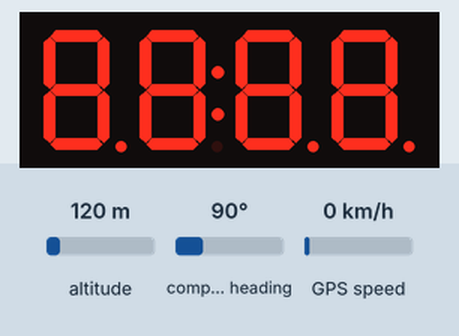
A program run on a simulated Arduino Nano, built with avr-gcc and run on an emulated ATmega328P. Shown: 4-digit seven-segment display. Inputs (shaded band) come from the test bench; at power-on: altitude 120 m, compass heading 90°, GPS speed 0 km/h. The local clock reads 2024-03-15 10:24:30 at power-on unless the program sets it; the GPS gets a fix after 3 s at 37.7749, -122.4194 with 8 satellites.

Above: at 0.1 s.
At 29.1 s:
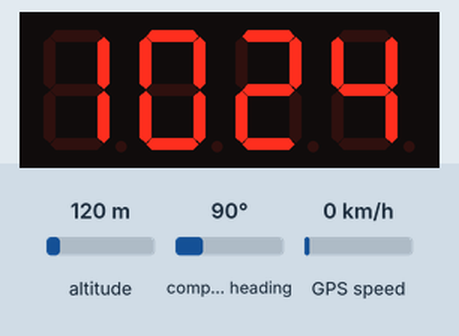
At 63.1 s:
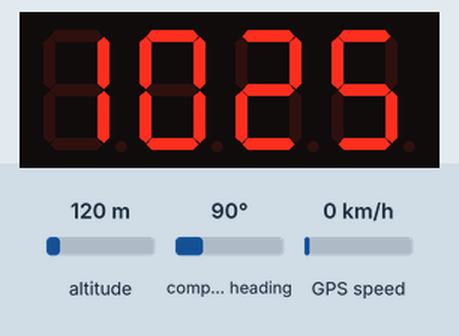
At 128.1 s:
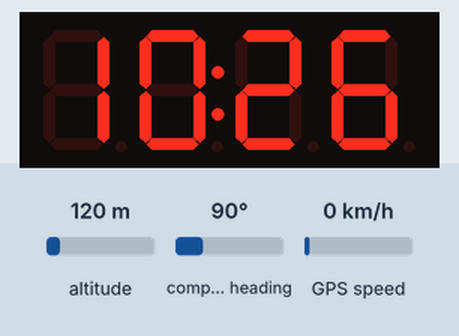

Measured:
- what the display in image 1 shows lasts 1.0 s, from 29.0 s to 30.0 s

The program:

main.cpp
```cpp
#include <Arduino.h>

#include <Timezone.h>
#include <TM1637Display.h>

#include <NeoSWSerial.h>
#include <NMEAGPS.h>

// ------------------------ Application Settings ---------------------- //
#define SHOW_ZERO_IN_HOURS false
#define BLINK_SEPARATOR_ON_GPS_DATA_INPUT true

// Brightness level 0..7
#define LCD_BRIGHTNESS 7

// ------------------------- Lithuania TimeZone ----------------------- //

TimeChangeRule SummerTime = {"Sum", Last, Sun, Mar, 3, 180};
TimeChangeRule WinterTime = {"Win", Last, Sun, Oct, 4, 120};
Timezone timeZone(SummerTime, WinterTime);

// -------------------------------------------------------------------- //

// GPS Module
NMEAGPS gps;
gps_fix fix;
uint8_t awayCount = 100;
NeoSWSerial serialgps(10,11);

// Display Module
#define CLK 9
#define DIO 8
uint8_t displayData[] = { 0xff, 0xff, 0xff, 0xff };
uint8_t displayDataAllSegments[] = { 0xff, 0xff, 0xff, 0xff };
TM1637Display display(CLK, DIO);

int8_t TimeDisp[] = {0x00,0x00,0x00,0x00};
bool SeparatorSymbolValue = true;
unsigned char displayMinute = 88;
unsigned char displayHour = 88;

void countAway() {
  if(awayCount > 5) {
    display.setSegments(displayDataAllSegments);
  }

  if(awayCount < 10) {
    awayCount++;
  }
}

time_t tmConvert_t(int YYYY, byte MM, byte DD, byte hh, byte mm, byte ss = 0)
{
  tmElements_t tmSet;
  tmSet.Year = YYYY - 1970;
  tmSet.Month = MM;
  tmSet.Day = DD;
  tmSet.Hour = hh;
  tmSet.Minute = mm;
  tmSet.Second = ss;
  return makeTime(tmSet);
}

void updateTime() {
  time_t timeObject = tmConvert_t(fix.dateTime.year, fix.dateTime.month, fix.dateTime.date, fix.dateTime.hours, fix.dateTime.minutes, fix.dateTime.seconds);
  time_t local = timeZone.toLocal(timeObject);
  displayHour = hour(local);
  displayMinute = fix.dateTime.minutes;
}

void setupTimers() {
  cli();

  // set timer1 interrupt at 1Hz
  TCCR1A = 0;// set entire TCCR1A register to 0
  TCCR1B = 0;// same for TCCR1B
  TCNT1  = 0;//initialize counter value to 0
  // set compare match register for 1hz increments
  OCR1A = 15624;// = (16*10^6) / (1*1024) - 1 (must be <65536)
  // turn on CTC mode
  TCCR1B |= (1 << WGM12);
  // Set CS12 and CS10 bits for 1024 prescaler
  TCCR1B |= (1 << CS12) | (1 << CS10);
  // enable timer compare interrupt
  TIMSK1 |= (1 << OCIE1A);

  sei();
}

void displaySetup() {
  display.setBrightness(LCD_BRIGHTNESS);
}

ISR(TIMER1_COMPA_vect) {
  countAway();
}

void displayUpdate(void)
{
  if(displayHour > 9 || SHOW_ZERO_IN_HOURS) {
    displayData[0] = display.encodeDigit(displayHour / 10);
  } else {
    displayData[0] = 0;
  }

  displayData[1] = display.encodeDigit(displayHour % 10);

  if(SeparatorSymbolValue) {
    displayData[1] = displayData[1] | 128;
  }

  displayData[2] = display.encodeDigit(displayMinute / 10);
  displayData[3] = display.encodeDigit(displayMinute % 10);
  display.setSegments(displayData);
}

void setup()
{
 displaySetup();
 setupTimers();
 serialgps.begin(9600);
}

void loop()
{
 if (gps.available( serialgps ))
 {
  fix = gps.read();
  if (fix.valid.time && fix.valid.date)
  {
    updateTime();
    awayCount = 0;

    if (BLINK_SEPARATOR_ON_GPS_DATA_INPUT) {
      SeparatorSymbolValue = !SeparatorSymbolValue;
    }

    displayUpdate();
  }
 }
}
```
